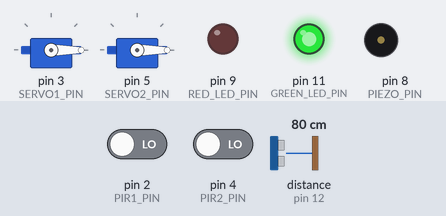
The sketch below on a simulated Arduino Uno, built with avr-gcc and run on an emulated ATmega328P. Parts: 2 × servo, output pins drawn as LEDs (lit = HIGH), buzzer (waves = sounding). Wiring (inferred from the names in the program): ultrasonic range finder: trigger pin 13; echo pin 12. The inputs (shaded band) are chosen by the test bench; at power-on: distance to the obstacle (sensor on pin 12) 80 cm, pin 2 (PIR1_PIN) LOW, pin 4 (PIR2_PIN) LOW. The echo pulse lasts 58.3 µs per cm; pins used as bus, display or sensor lines are not drawn.

Above: at 1.2 s.
1.3 s: distance to the obstacle (sensor on pin 12) set to 69 cm
At 2.2 s:
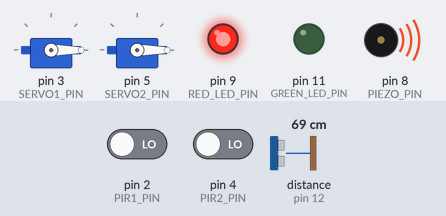
2.8 s: pin 2 (PIR1_PIN) driven HIGH
At 3.2 s:
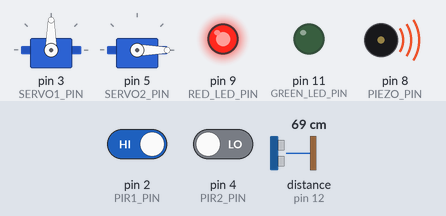
4.3 s: pin 4 (PIR2_PIN) driven HIGH
At 5.4 s:
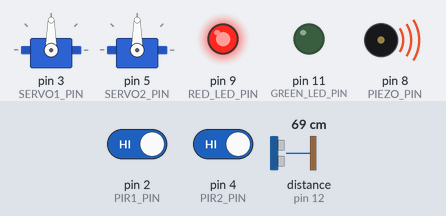
5.8 s: distance to the obstacle (sensor on pin 12) set to 120 cm
At 6.8 s:
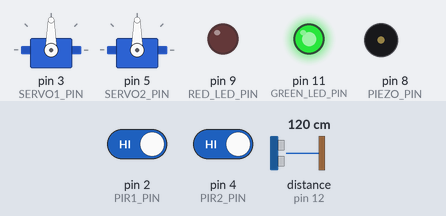
7.3 s: pin 2 (PIR1_PIN) driven LOW
10.3 s: distance to the obstacle (sensor on pin 12) set to 2 cm
At 11.8 s:
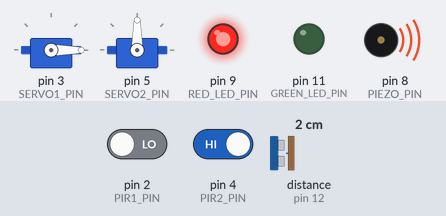
Timing chart, 0 to 12.8 s (numbered marks = the images above; inputs shaded):
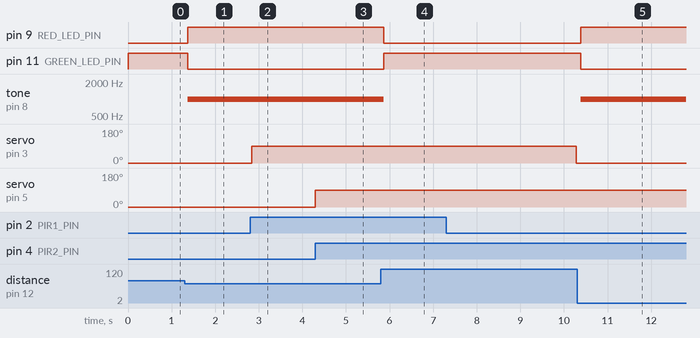

Measured:
- the behaviour switches between 72 and 71 cm on distance to the obstacle (sensor on pin 12) (found by bisection; images 0 and 1)
- after the input at 1.3 s, pin 9 (RED_LED_PIN): LOW → HIGH after 0.07 s; pin 11 (GREEN_LED_PIN): HIGH → LOW after 0.07 s; tone on pin 8 (PIEZO_PIN): silent → 1000 Hz after 0.07 s
- after the input at 2.8 s, servo on pin 3 (SERVO1_PIN): 0° → 90° at once
- after the input at 4.3 s, servo on pin 5 (SERVO2_PIN): 0° → 90° at once
- after the input at 5.8 s, pin 9 (RED_LED_PIN): HIGH → LOW after 0.07 s; pin 11 (GREEN_LED_PIN): LOW → HIGH after 0.07 s; tone on pin 8 (PIEZO_PIN): 1000 Hz → silent after 0.07 s
- after the input at 7.3 s, servo on pin 3 (SERVO1_PIN): 90° → 0° after 3.0 s
- after the input at 10.3 s, pin 9 (RED_LED_PIN): LOW → HIGH after 0.08 s; pin 11 (GREEN_LED_PIN): HIGH → LOW after 0.08 s; tone on pin 8 (PIEZO_PIN): silent → 1000 Hz after 0.08 s

The sketch:

parking_counter_demo.ino
```cpp
#include <Servo.h>

// 핀 정의
#define TRIG_PIN 13                 // 초음파 센서 트리거 핀
#define ECHO_PIN 12                 // 초음파 센서 에코 핀
#define RED_LED_PIN 9               // 빨간 LED
#define GREEN_LED_PIN 11            // 초록 LED
#define PIEZO_PIN 8                 // 피에조 부저
#define PIR1_PIN 2                  // 첫 번째 적외선 센서 핀
#define PIR2_PIN 4                  // 두 번째 적외선 센서 핀
#define SERVO1_PIN 3                // 첫 번째 서보 모터 핀
#define SERVO2_PIN 5                // 두 번째 서보 모터 핀

Servo servo1;
Servo servo2;
unsigned long pir1LastDetected = 0; // 첫 번째 적외선 센서 감지 시간
unsigned long pir2LastDetected = 0; // 두 번째 적외선 센서 감지 시간
bool pir1Active = false; // 첫 번째 적외선 센서 활성 상태
bool pir2Active = false; // 두 번째 적외선 센서 활성 상태
int servo1Counter = 3;   // 첫 번째 서보 모터 작동 카운트

void setup() {
  // 핀 모드 설정
  pinMode(TRIG_PIN, OUTPUT);
  pinMode(ECHO_PIN, INPUT);
  pinMode(RED_LED_PIN, OUTPUT);
  pinMode(GREEN_LED_PIN, OUTPUT);
  pinMode(PIEZO_PIN, OUTPUT);
  pinMode(PIR1_PIN, INPUT);
  pinMode(PIR2_PIN, INPUT);

  // 서보 모터 초기화
  servo1.attach(SERVO1_PIN);
  servo2.attach(SERVO2_PIN);

  // 초기 상태 설정
  servo1.write(0); // 첫 번째 서보 모터 차단 상태( 시뮬레이션 전용 초기화 로직)
  servo2.write(0); // 두 번째 서보 모터 차단 상태( 시뮬레이션 전용 초기화 로직)

  digitalWrite(GREEN_LED_PIN, HIGH);  // 초록 LED 켜짐
  digitalWrite(RED_LED_PIN, LOW);     // 빨간 LED 꺼짐
  digitalWrite(PIEZO_PIN, LOW);       // 피에조 부저 꺼짐
}

long getDistance() {
  // 초음파 센서를 이용해 거리 측정
  digitalWrite(TRIG_PIN, LOW);
  delayMicroseconds(2);
  digitalWrite(TRIG_PIN, HIGH);
  delayMicroseconds(10);
  digitalWrite(TRIG_PIN, LOW);

  long duration = pulseIn(ECHO_PIN, HIGH);
  long distance = duration * 0.034 / 2;

  return distance;
}

void loop() {
  long distance = getDistance();

  // 거리 기반 LED 및 피에조 제어
  if (distance <= 70) {
    digitalWrite(RED_LED_PIN, HIGH);    // 빨간 LED 켜짐
    digitalWrite(GREEN_LED_PIN, LOW);   // 초록 LED 꺼짐
    tone(PIEZO_PIN, 1000);              // 피에조 부저 1000Hz로 울림
  } else {
    digitalWrite(RED_LED_PIN, LOW);     // 빨간 LED 꺼짐
    digitalWrite(GREEN_LED_PIN, HIGH);  // 초록 LED 켜짐
    noTone(PIEZO_PIN);                  // 피에조 부저 꺼짐
  }

  // 적외선 센서 기반 서보 모터 제어 (물체 인식 시 즉시 회전하고, 사라지면 3초 후 원래대로 복귀)
  if (digitalRead(PIR1_PIN) == HIGH && servo1Counter > 0) {
    if (!pir1Active) {
      servo1.write(90);  // 첫 번째 서보 모터 90도 회전
      pir1Active = true;
      servo1Counter--;   // 서보 모터 작동 카운트 감소
    }
    pir1LastDetected = millis(); // 마지막 감지 시간 업데이트
  } else if (pir1Active && millis() - pir1LastDetected > 3000) {
    servo1.write(0);   // 첫 번째 서보 모터 0도 회전 (물체 사라지고 3초 후)
    pir1Active = false;
  }

  if (digitalRead(PIR2_PIN) == HIGH) {
    if (!pir2Active) {
      servo2.write(90);  // 두 번째 서보 모터 90도 회전
      pir2Active = true;
      if (servo1Counter < 3) {
        servo1Counter++; // 두 번째 서보 모터 작동 시 첫 번째 모터 카운트 증가
      }
    }
    pir2LastDetected = millis(); // 마지막 감지 시간 업데이트
  } else if (pir2Active && millis() - pir2LastDetected > 3000) {
    servo2.write(0);   // 두 번째 서보 모터 0도 회전 (물체 사라지고 3초 후)
    pir2Active = false;
  }

  delay(100);  // 100ms 대기
}
```
